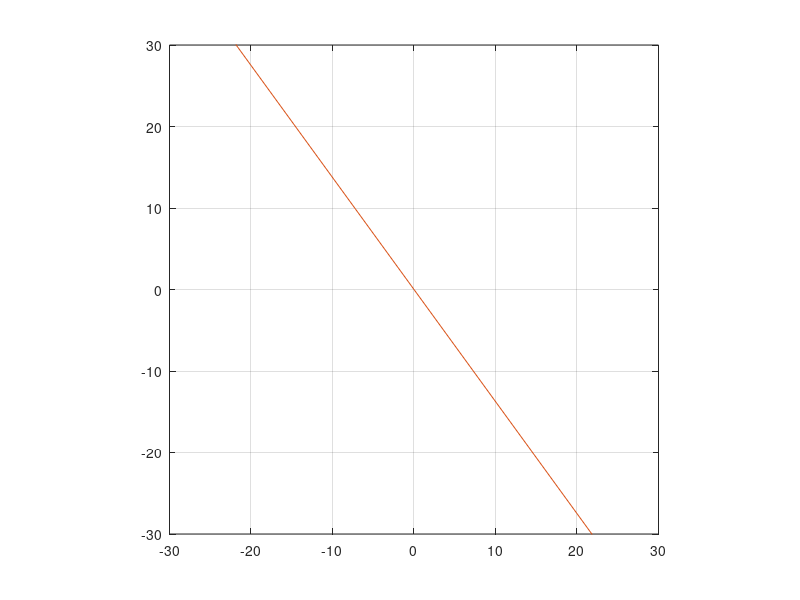
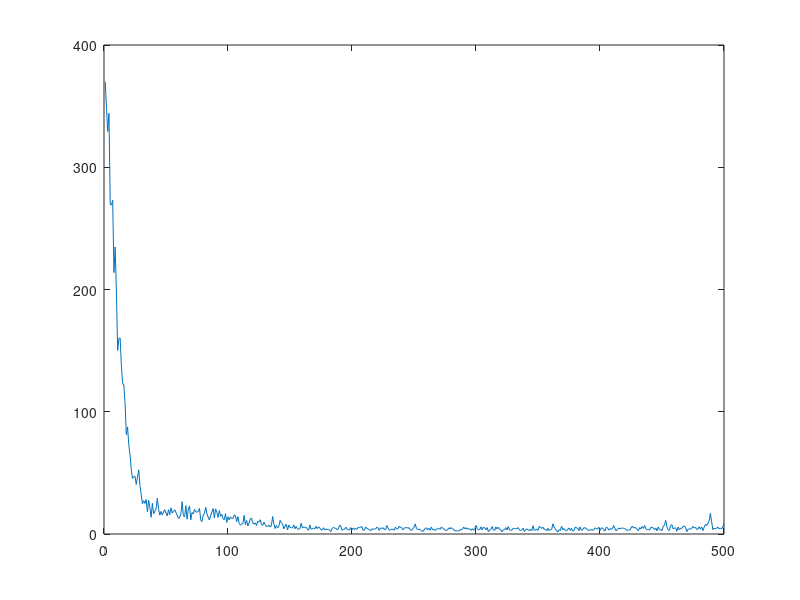

Write the MATLAB code that produced these figures, in order.
close all
clear all
clc


currPhi = -1;

getSingleD    = @(phi, r) (sin(phi)*r(1) - cos(phi)*r(2))^2;
getSingleDPhi = @(phi, r) -2*(r(1)*cos(phi) + r(2)*sin(phi))*(r(2)*cos(phi) - r(1)*sin(phi));

M = 500;

numPoints = 20;


alpha = 1e-4;

residual = zeros(1, M);

for k = 1 : 1 : M
    mu = [10; 20] + [0.001; -0.002]*100*k;
    
    R = diag([20, 20])*1e-1;
    yMat = repmat(mu, 1, numPoints) + R*randn(numPoints, 2)';
    
    t = linspace(-50, 50, 2);
    lineX = cos(currPhi)*t;
    lineY = sin(currPhi)*t;
    
    plot(yMat(1, :), yMat(2, :), 'o');
    axis equal
    grid on
    xlim([-30, 30])
    ylim([-30, 30])
    hold on
    plot(lineX, lineY);
    hold off
    
    pause(0.01);    
    
    grad = 0;
    dist = 0;
    
    for i = 1 : 1 : numPoints
        grad = grad + getSingleDPhi(currPhi, yMat(:, i));
        dist = dist + getSingleD(currPhi, yMat(:, i));
    end
    grad = grad/numPoints; 
    dist = dist/numPoints;
        
    
    currPhi = currPhi - alpha*grad;
    disp(currPhi)
    residual(k) = dist;
end






figure
plot(residual)